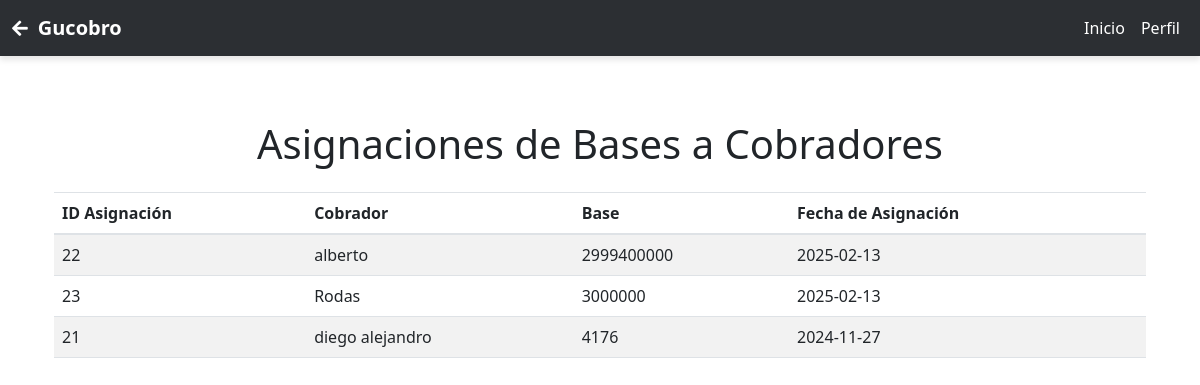
The page /vistas/base/ver_asignaciones.php on the database as committed earlier.
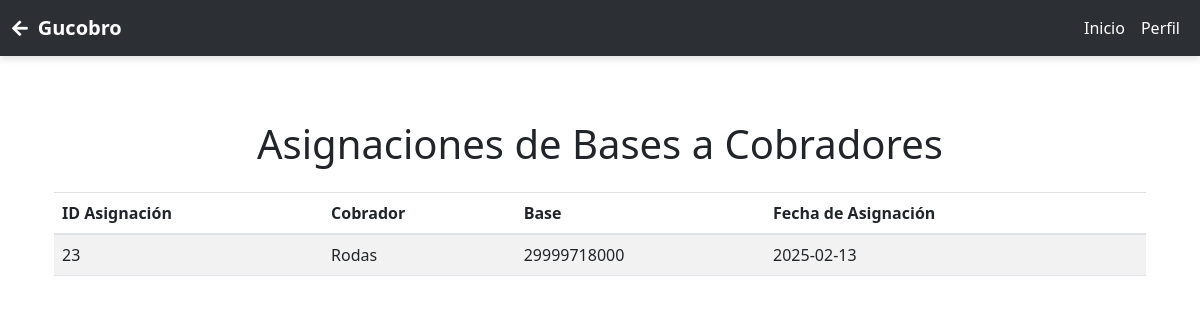
The same page on the database as committed later.
### tables this page shows
CREATE TABLE `asignacion_base` (
  `id_asignacion` int(11) NOT NULL,
  `id_cobrador` int(11) NOT NULL,
  `id_base` int(11) NOT NULL,
  `fecha_asignacion` date NOT NULL
);

CREATE TABLE `user` (
  `id_user` int(11) NOT NULL,
  `nombre` varchar(50) NOT NULL,
  `apellido` varchar(50) NOT NULL,
  `contacto` varchar(50) NOT NULL,
  `cedula` bigint(255) NOT NULL,
  `password` varchar(255) NOT NULL,
  `ultimo_login` timestamp NULL DEFAULT NULL,
  `estado` enum('activo','inactivo') NOT NULL DEFAULT 'activo',
  `id_cuenta` int(11) DEFAULT NULL
);

CREATE TABLE `base` (
  `id_base` int(11) NOT NULL,
  `base` varchar(255) NOT NULL,
  `fecha` date NOT NULL
);

### vistas/base/ver_asignaciones.php (the view, shortened to what this page needs)
<?php
include '../../includes/header2.php';
include '../../includes/functions.php';
$query = $pdo->query("
    SELECT ab.id_asignacion, u.nombre AS cobrador, b.base, ab.fecha_asignacion
    FROM asignacion_base ab
    JOIN rol_user ru ON ab.id_cobrador = ru.id_rol_user
    JOIN user u ON ru.id_user = u.id_user
    JOIN base b ON ab.id_base = b.id_base
    ORDER BY ab.fecha_asignacion DESC
");
$asignaciones = $query->fetchAll(PDO::FETCH_ASSOC);
?>
<!DOCTYPE html>
<html lang="es">
<head>
    <link href="https://cdn.jsdelivr.net/npm/bootstrap@5.3.0-alpha1/dist/css/bootstrap.min.css" rel="stylesheet">
</head>
<body>
    <div class="container mt-5">
        <h1 class="text-center mb-4">Asignaciones de Bases a Cobradores</h1>
        <table class="table table-striped">
            <thead>
                <tr>
                    <th>ID Asignación</th>
                    <th>Cobrador</th>
                    <th>Base</th>
                    <th>Fecha de Asignación</th>
                </tr>
            </thead>
            <tbody>
                <?php foreach ($asignaciones as $asignacion): ?>
                    <tr>
                        <td><?= $asignacion['id_asignacion'] ?></td>
                        <td><?= $asignacion['cobrador'] ?></td>
                        <td><?= $asignacion['base'] ?></td>
                        <td><?= $asignacion['fecha_asignacion'] ?></td>
                    </tr>
                <?php endforeach; ?>
            </tbody>
        </table>
    </div>
</body>
</html>

Rows that differ between the two databases and show on the page:
removed asignacion_base: id_asignacion "22", user.nombre "alberto", id_base.base "2999400000", fecha_asignacion "2025-02-13"
removed asignacion_base: id_asignacion "21", user.nombre "diego alejandro", id_base.base "4176", fecha_asignacion "2024-11-27"
changed through a linked row, asignacion_base "Rodas": id_base.base "3000000" → "29999718000"
